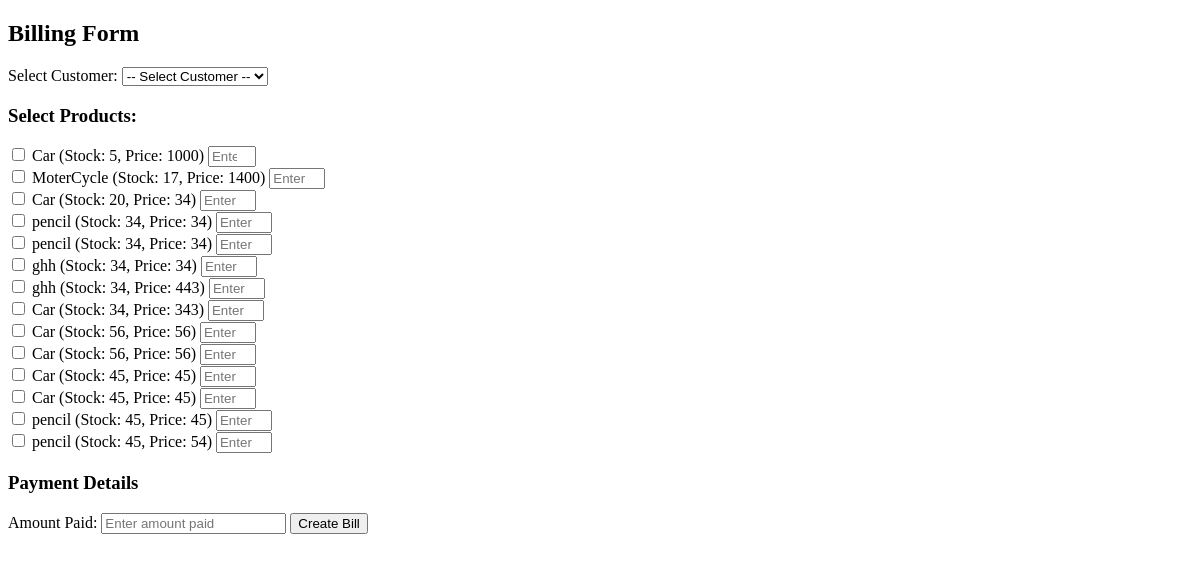
/admin/billing (signed in), run on an earlier commit of the app's database.
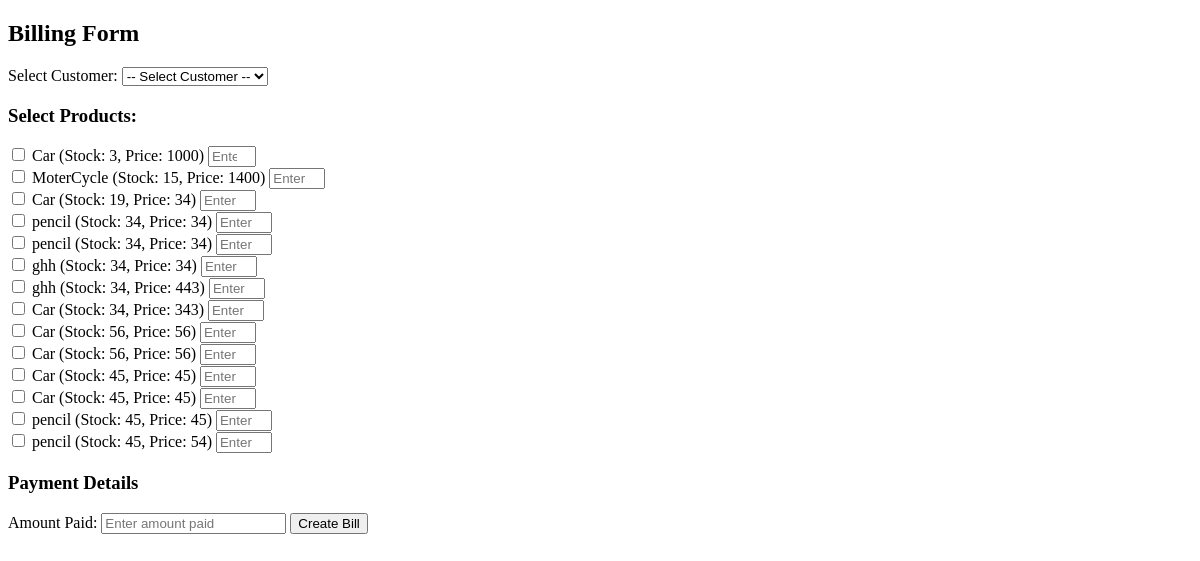
And on a later commit of the database.
### app.py (models this page shows, shortened)
class Products(db.Model):
    prod_id = db.Column(db.Integer, primary_key=True)
    user_id = db.Column(db.Integer, db.ForeignKey('user.id'), nullable=False)
    prod_name = db.Column(db.String(100), nullable=False)
    prod_quantity = db.Column(db.Integer, nullable=False)
    prod_sell_price = db.Column(db.Integer, nullable=False)
    prod_mrp = db.Column(db.Integer, nullable=False)
    prod_buy_price = db.Column(db.Integer, nullable=False)
    prod_min_quantity = db.Column(db.Integer, nullable=False)

### app.py (the view, shortened to what this page needs)
@app.route('/admin/billing', methods=['GET', 'POST'])
def create_bill():
    if 'email' in session:
        user = User.query.filter_by(email=session['email']).first()
        customers = Customer.query.filter_by(user_id=user.id).all()
        products = Products.query.filter_by(user_id=user.id).all()
        return render_template('billing_org.html', customers=customers, products=products)
    else:
        flash('You need to login first.', 'error')
        return redirect('/login')

### templates/billing_org.html (shortened to what this page needs)
<!DOCTYPE html>
<html lang="en">
<head>
</head>
<body>
    <h2>Billing Form</h2>
    <form action="/admin/billing" method="POST">
        <label for="customer">Select Customer:</label>
        <select name="customer_id" required>
            <option value="">-- Select Customer --</option>
        </select>
        <h3>Select Products:</h3>
        {% for product in products %}
            <input type="checkbox" name="product_id" value="{{ product.prod_id }}">
            {{ product.prod_name }} (Stock: {{ product.prod_quantity }}, Price: {{ product.prod_sell_price }})
            <input type="number" name="quantity_{{ product.prod_id }}" min="1" max="{{ product.prod_quantity }}" placeholder="Enter quantity">
            <br>
        {% endfor %}
        <h3>Payment Details</h3>
        <label for="amount_paid">Amount Paid:</label>
        <input type="number" name="amount_paid" min="0" step="0.01" placeholder="Enter amount paid">
        <button type="submit">Create Bill</button>
    </form>
</body>
</html>

What changed in the data, as far as the page shows it:
changed Products (number 1 of 14 on the later page): prod_quantity "5" → "3"
changed Products "MoterCycle": prod_quantity "17" → "15"
changed Products (number 3 of 14 on the later page): prod_quantity "20" → "19"
